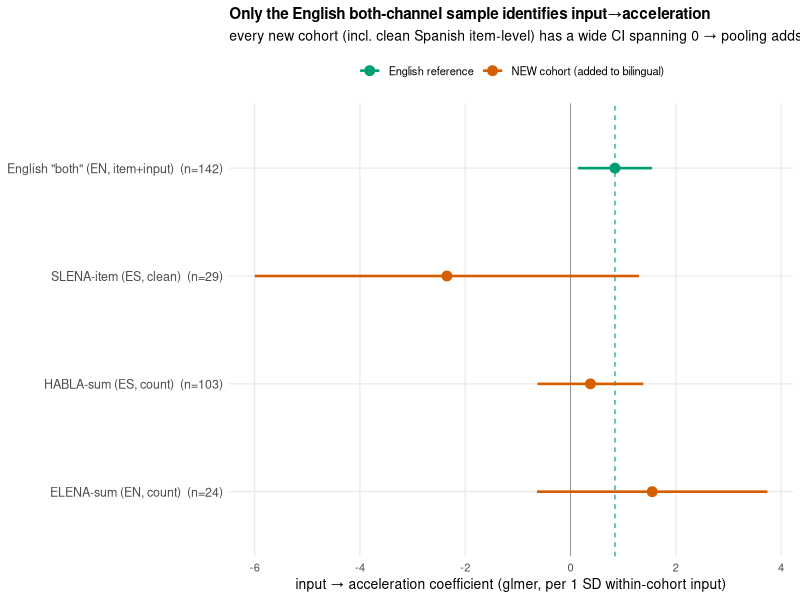

Generate this figure with R:
## Input->acceleration by DATA SOURCE: a model-independent (glmer) look at which cohorts can
## identify the channel at all. The English both-channel sample (142) is the only informative
## one; every NEW cohort -- clean Spanish item-level AND the sumscore cohorts -- has a wide CI
## spanning 0. So the bilingual additions can't contribute input->accel signal, only noise +
## sigma_zeta inflation (4.16->5.60), which is why pooling them destabilizes gamma_in.
## RUN LOCALLY. -> figs/cohort_input_accel.png
suppressPackageStartupMessages({library(dplyr); library(ggplot2); library(here); library(readr)})

en  <- read_csv(here("studies/io_proc_glmer/results/glmer_ladder_coefs.csv"), show_col_types = FALSE) %>%
  filter(spec == "both_common", channel == "input", term == "acceleration") %>%
  transmute(spec = "English \"both\" (EN, item+input)", n_kids, est, lo, hi, kind = "English reference")
co <- read_csv(here("studies/io_proc_glmer/results/cohort_glmer_coefs.csv"), show_col_types = FALSE) %>%
  filter(term == "acceleration") %>% transmute(spec, n_kids, est, lo, hi, kind = "NEW cohort (added to bilingual)")

d <- bind_rows(en, co) %>%
  mutate(lab = sprintf("%s  (n=%d)", spec, n_kids),
         lab = factor(lab, levels = rev(lab)))

p <- ggplot(d, aes(est, lab, color = kind)) +
  geom_vline(xintercept = 0, linewidth = 0.3, color = "grey55") +
  geom_vline(xintercept = en$est, linetype = "dashed", linewidth = 0.4, color = "#009E73") +
  geom_linerange(aes(xmin = lo, xmax = hi), linewidth = 0.9) +
  geom_point(size = 3) +
  scale_color_manual(values = c("English reference" = "#009E73", "NEW cohort (added to bilingual)" = "#D55E00"), name = NULL) +
  labs(x = "input → acceleration coefficient (glmer, per 1 SD within-cohort input)", y = NULL,
       title = "Only the English both-channel sample identifies input→acceleration",
       subtitle = "every new cohort (incl. clean Spanish item-level) has a wide CI spanning 0 → pooling adds noise, not signal") +
  theme_minimal(base_size = 10) +
  theme(panel.grid.minor = element_blank(), legend.position = "top",
        plot.title = element_text(face = "bold", size = 11),
        axis.text.y = element_text(size = 9))
ggsave(here("studies/io_proc_glmer/figs/cohort_input_accel.png"), p, width = 9, height = 3.8, dpi = 140)
cat("wrote figs/cohort_input_accel.png\n")
